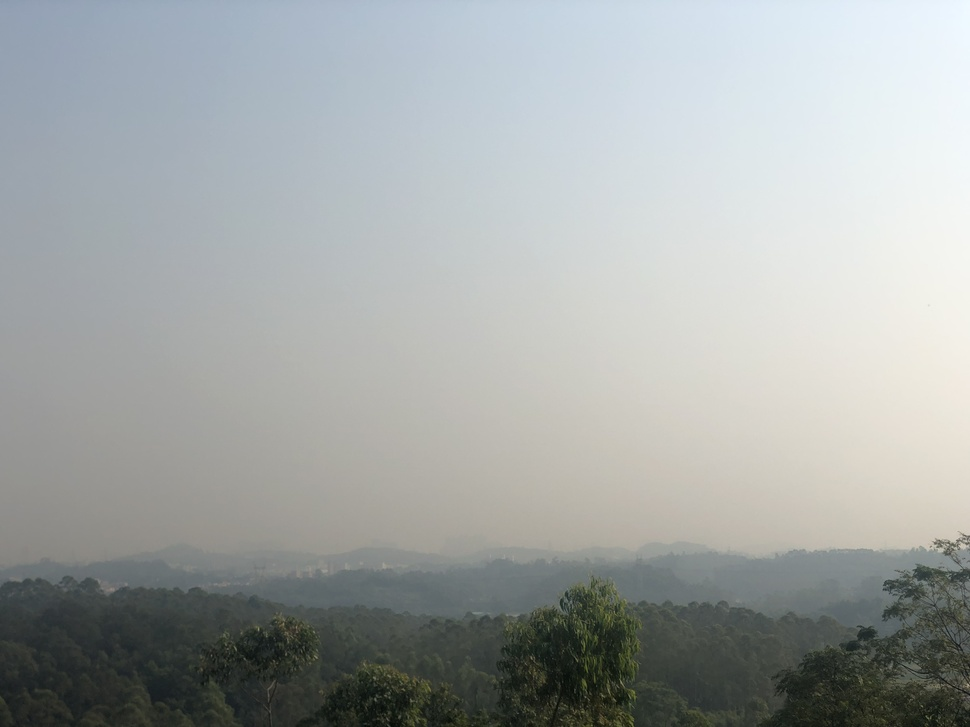
%> input picture data/20190927am1.jpg, 970 x 727 px, shrunk from 4032 x 3024 before the run
$ octave --eval "result = AG(imread('../../data/20190927am1.jpg'));"   (GNU Octave 9; MATLAB toolbox functions it lacks are replaced by stand-ins)
%> lines starting %> are read from the running program, lines starting %| are printed output that depends on the picture; in (x1, y1, x2, y2) boxes, pixels count from 0 and x2, y2 are one past the last pixel; in counts of white or black regions, pixels touching at a corner belong together; the program's own positions count from 1
function [ AVEGRAD ] = AG(inputImg)
image1 = inputImg;
%> image1 is the input picture: size 727x970x3 uint8; mean R, G, B 162.4, 166.8, 165.8
image1=im2double(image1);
%> image1: size 727x970x3 double
img=rgb2gray(image1);
[m,n]=size(img);
%> m = 727; n = 970

gradval=zeros(m,n); %%% save the gradient value of single pixel
diffX=zeros(m,n); %%% save the differential value of X orient
diffY=zeros(m,n); %%% save the differential value of Y orient
tempX=zeros(m,n);
tempY=zeros(m,n);
tempX(1:m,1:(n-1))=img(1:m,2:n);
tempY(1:(m-1),1:n)=img(2:m,1:n);
diffX=tempX-img;
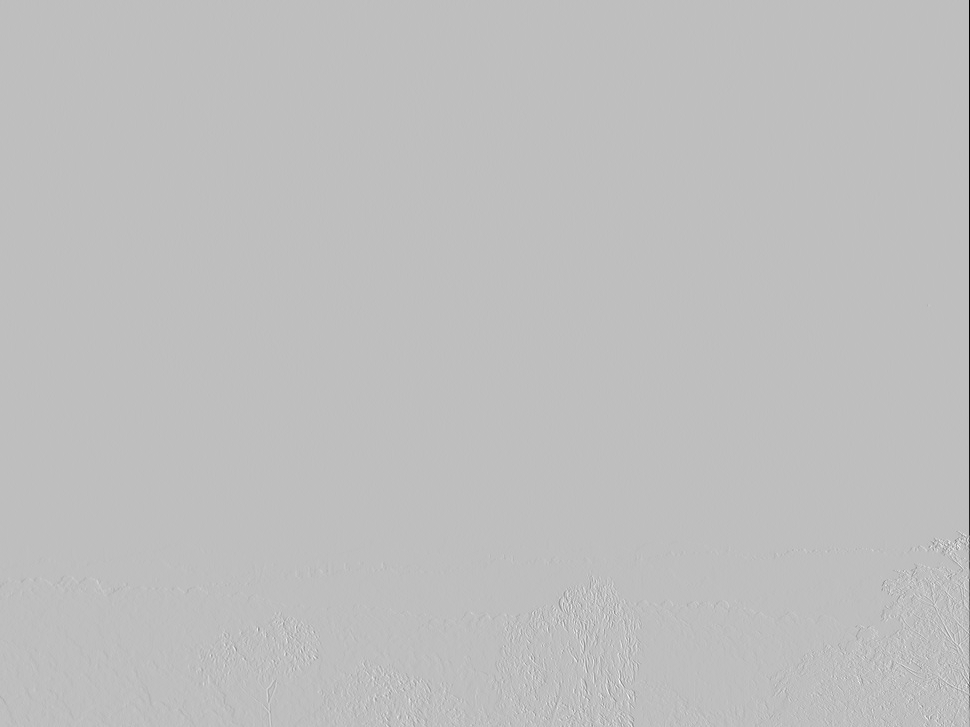
%> diffX: size 727x970 double; min -0.97, max 0.33, mean -0.000538; drawn with min black and max white
diffY=tempY-img;
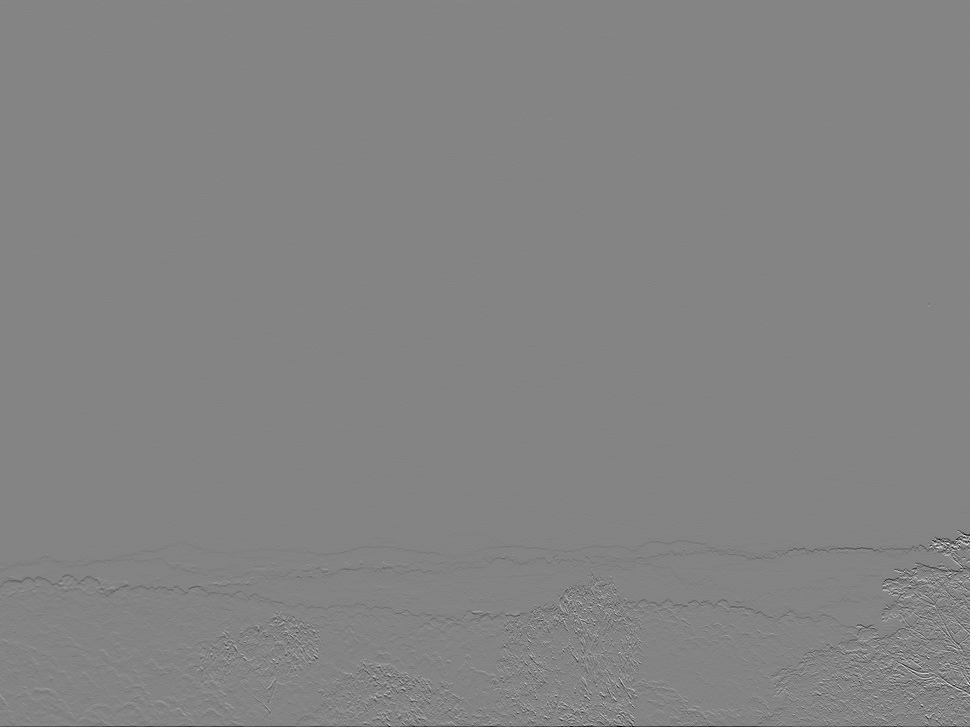
%> diffY: size 727x970 double; min -0.376, max 0.348, mean -0.00107; drawn with min black and max white
diffX(1:m,n)=0; %%% the boundery set to 0
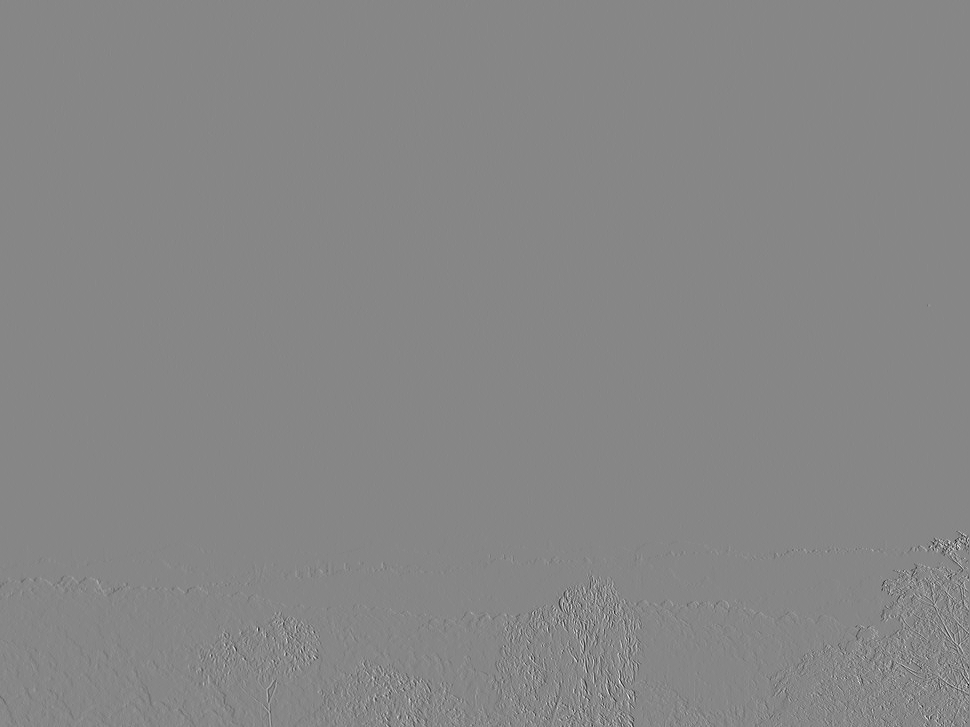
%> diffX: size 727x970 double; 0.1% of pixels changed, all inside (x1, y1, x2, y2) = (969, 0, 970, 727); drawn with min black and max white
diffY(m,1:n)=0;
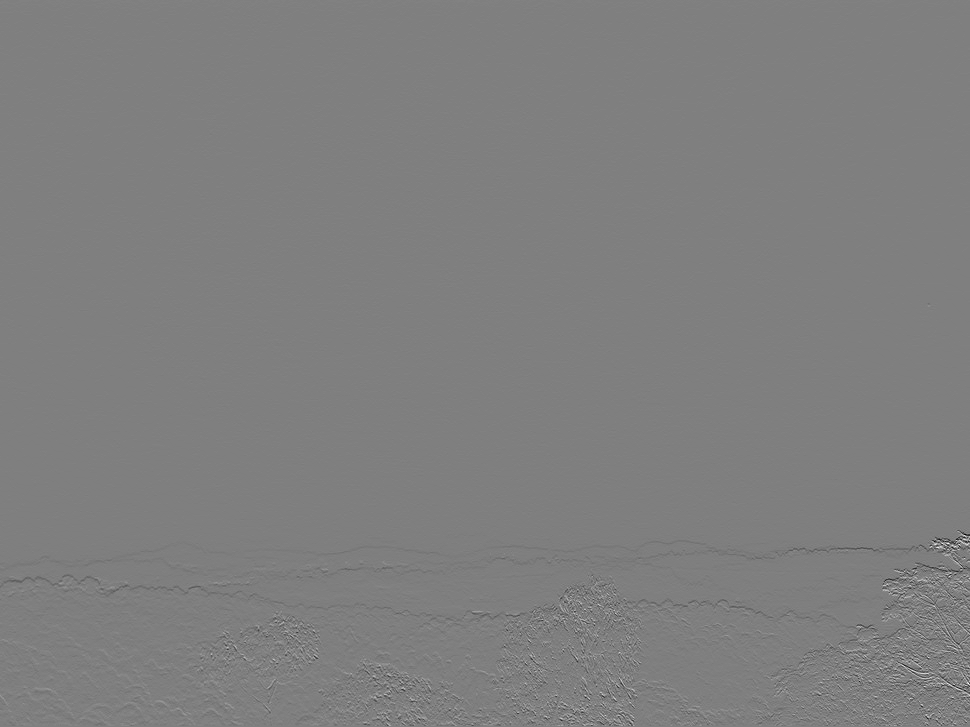
%> diffY: size 727x970 double; 0.14% of pixels changed, all inside (x1, y1, x2, y2) = (0, 726, 970, 727); drawn with min black and max white
diffX=diffX.*diffX;
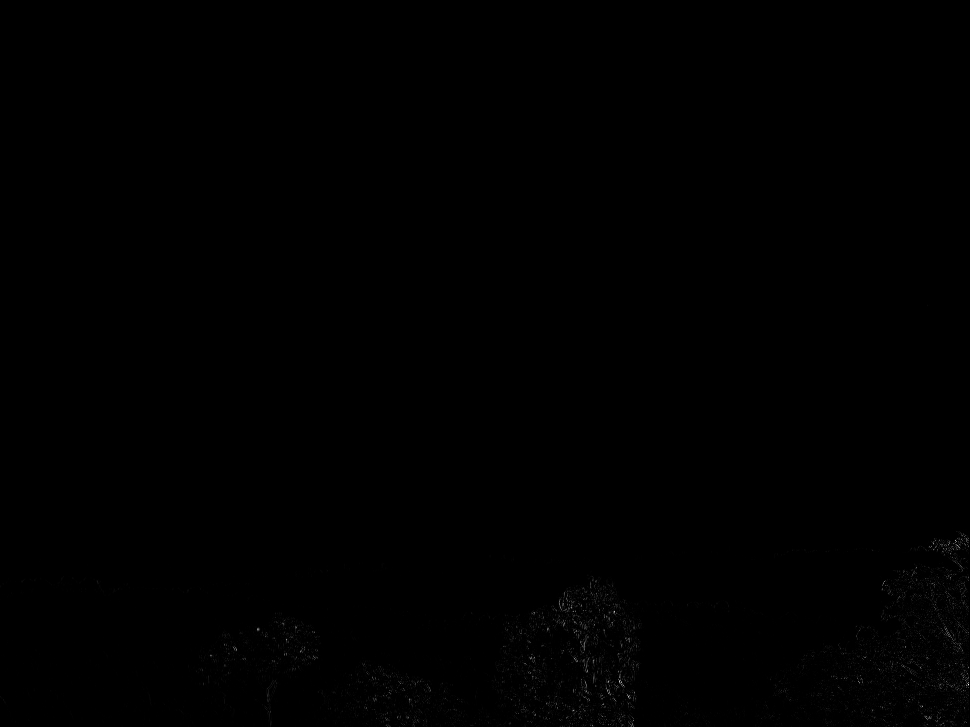
%> diffX: size 727x970 double; min 0, max 0.136, mean 0.000221; drawn with min black and max white
diffY=diffY.*diffY;
AVEGRAD=(diffX+diffY)/2;
AVEGRAD=sum(sum(sqrt(AVEGRAD)));
%> AVEGRAD = 3653.4
AVEGRAD=AVEGRAD/((m-1)*(n-1));
%> AVEGRAD = 0.00519
AVEGRAD=AVEGRAD*255;
%> AVEGRAD = 1.32

end
